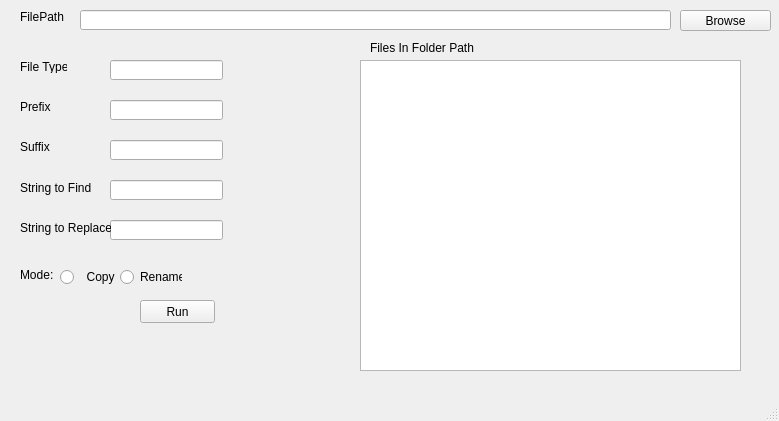
<?xml version="1.0" encoding="UTF-8"?>
<ui version="4.0">
 <class>MainWindow</class>
 <widget class="QMainWindow" name="MainWindow">
  <property name="geometry">
   <rect>
    <x>0</x>
    <y>0</y>
    <width>779</width>
    <height>421</height>
   </rect>
  </property>
  <property name="windowTitle">
   <string>MainWindow</string>
  </property>
  <property name="toolTip">
   <string>&lt;html&gt;&lt;head/&gt;&lt;body&gt;&lt;p&gt;&lt;br/&gt;&lt;/p&gt;&lt;/body&gt;&lt;/html&gt;</string>
  </property>
  <widget class="QWidget" name="centralwidget">
   <widget class="QPushButton" name="browseBtn">
    <property name="geometry">
     <rect>
      <x>680</x>
      <y>10</y>
      <width>91</width>
      <height>21</height>
     </rect>
    </property>
    <property name="text">
     <string>Browse</string>
    </property>
   </widget>
   <widget class="QLineEdit" name="filepath_line">
    <property name="geometry">
     <rect>
      <x>80</x>
      <y>10</y>
      <width>591</width>
      <height>20</height>
     </rect>
    </property>
   </widget>
   <widget class="QLabel" name="label">
    <property name="geometry">
     <rect>
      <x>20</x>
      <y>10</y>
      <width>47</width>
      <height>13</height>
     </rect>
    </property>
    <property name="text">
     <string>FilePath</string>
    </property>
   </widget>
   <widget class="QListWidget" name="listWidget">
    <property name="geometry">
     <rect>
      <x>360</x>
      <y>60</y>
      <width>381</width>
      <height>311</height>
     </rect>
    </property>
   </widget>
   <widget class="QLineEdit" name="filetype">
    <property name="geometry">
     <rect>
      <x>110</x>
      <y>60</y>
      <width>113</width>
      <height>20</height>
     </rect>
    </property>
    <property name="text">
     <string/>
    </property>
   </widget>
   <widget class="QLineEdit" name="prefix">
    <property name="geometry">
     <rect>
      <x>110</x>
      <y>100</y>
      <width>113</width>
      <height>20</height>
     </rect>
    </property>
    <property name="text">
     <string/>
    </property>
   </widget>
   <widget class="QLineEdit" name="suffix">
    <property name="geometry">
     <rect>
      <x>110</x>
      <y>140</y>
      <width>113</width>
      <height>20</height>
     </rect>
    </property>
    <property name="text">
     <string/>
    </property>
   </widget>
   <widget class="QLineEdit" name="string_to_find">
    <property name="geometry">
     <rect>
      <x>110</x>
      <y>180</y>
      <width>113</width>
      <height>20</height>
     </rect>
    </property>
    <property name="text">
     <string/>
    </property>
   </widget>
   <widget class="QLineEdit" name="string_to_replace">
    <property name="geometry">
     <rect>
      <x>110</x>
      <y>220</y>
      <width>113</width>
      <height>20</height>
     </rect>
    </property>
    <property name="text">
     <string/>
    </property>
   </widget>
   <widget class="QPushButton" name="pushButton_2">
    <property name="geometry">
     <rect>
      <x>140</x>
      <y>300</y>
      <width>75</width>
      <height>23</height>
     </rect>
    </property>
    <property name="text">
     <string>Run</string>
    </property>
   </widget>
   <widget class="QLabel" name="label_2">
    <property name="geometry">
     <rect>
      <x>370</x>
      <y>40</y>
      <width>181</width>
      <height>16</height>
     </rect>
    </property>
    <property name="text">
     <string>Files In Folder Path</string>
    </property>
   </widget>
   <widget class="QLabel" name="label_3">
    <property name="geometry">
     <rect>
      <x>20</x>
      <y>60</y>
      <width>47</width>
      <height>13</height>
     </rect>
    </property>
    <property name="text">
     <string>File Type</string>
    </property>
   </widget>
   <widget class="QLabel" name="label_4">
    <property name="geometry">
     <rect>
      <x>20</x>
      <y>100</y>
      <width>47</width>
      <height>13</height>
     </rect>
    </property>
    <property name="text">
     <string>Prefix</string>
    </property>
   </widget>
   <widget class="QLabel" name="label_5">
    <property name="geometry">
     <rect>
      <x>20</x>
      <y>140</y>
      <width>47</width>
      <height>13</height>
     </rect>
    </property>
    <property name="text">
     <string>Suffix</string>
    </property>
   </widget>
   <widget class="QLabel" name="label_6">
    <property name="geometry">
     <rect>
      <x>20</x>
      <y>180</y>
      <width>71</width>
      <height>16</height>
     </rect>
    </property>
    <property name="text">
     <string>String to Find</string>
    </property>
   </widget>
   <widget class="QLabel" name="label_7">
    <property name="geometry">
     <rect>
      <x>20</x>
      <y>220</y>
      <width>91</width>
      <height>16</height>
     </rect>
    </property>
    <property name="text">
     <string>String to Replace</string>
    </property>
   </widget>
   <widget class="QRadioButton" name="copyBtn">
    <property name="geometry">
     <rect>
      <x>60</x>
      <y>270</y>
      <width>62</width>
      <height>14</height>
     </rect>
    </property>
    <property name="text">
     <string>  Copy</string>
    </property>
   </widget>
   <widget class="QRadioButton" name="renameBtn">
    <property name="geometry">
     <rect>
      <x>120</x>
      <y>270</y>
      <width>62</width>
      <height>14</height>
     </rect>
    </property>
    <property name="text">
     <string>Rename</string>
    </property>
   </widget>
   <widget class="QLabel" name="label_8">
    <property name="geometry">
     <rect>
      <x>20</x>
      <y>270</y>
      <width>35</width>
      <height>10</height>
     </rect>
    </property>
    <property name="text">
     <string>Mode:</string>
    </property>
   </widget>
  </widget>
  <widget class="QMenuBar" name="menubar">
   <property name="geometry">
    <rect>
     <x>0</x>
     <y>0</y>
     <width>779</width>
     <height>18</height>
    </rect>
   </property>
  </widget>
  <widget class="QStatusBar" name="statusbar"/>
 </widget>
 <resources/>
 <connections/>
</ui>
